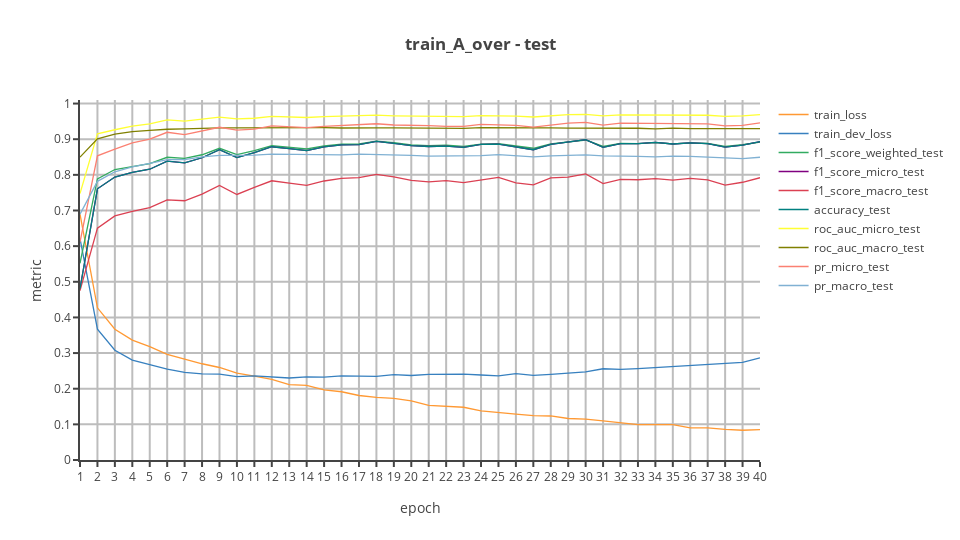
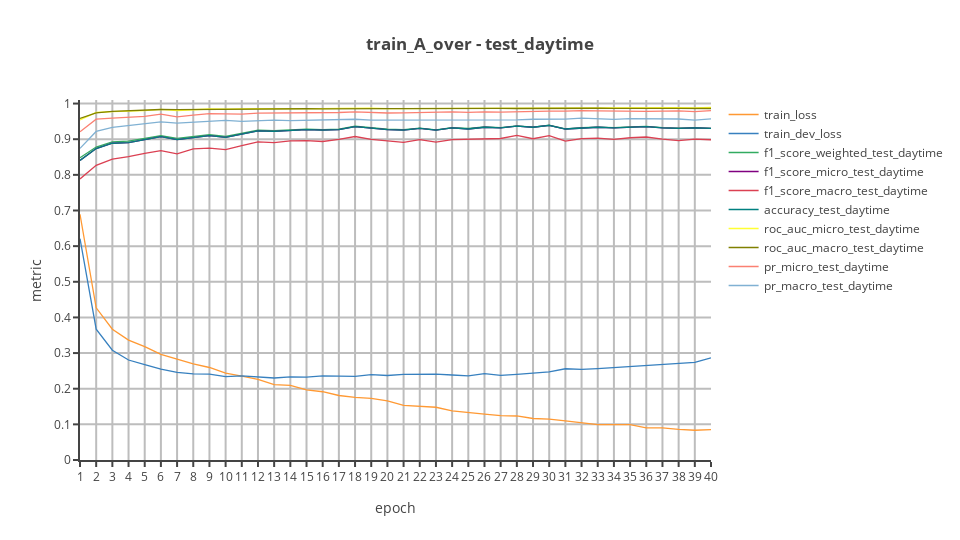
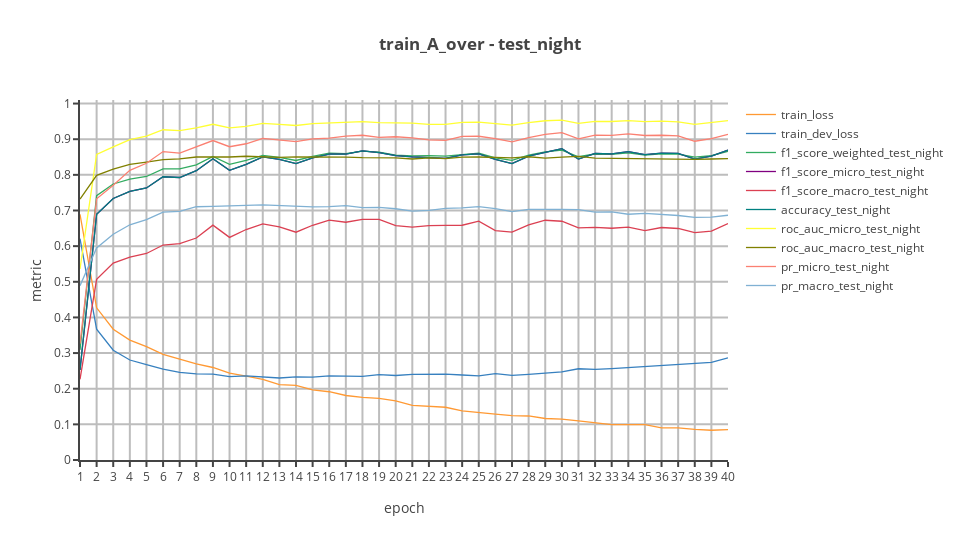
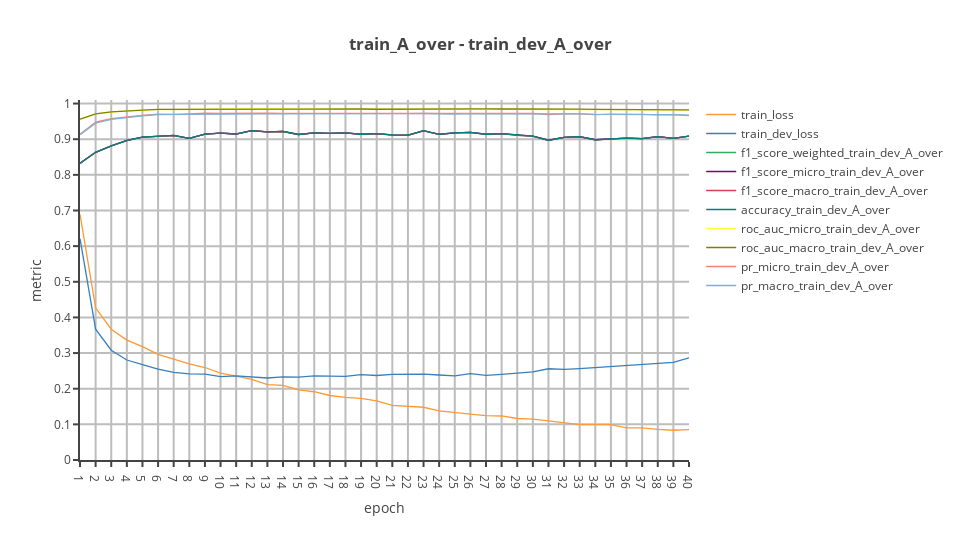

Notebook source saved alongside these figures, in order:
### Markdown cell above
### Interactive Plotly Plots ##

### Code cell
cf.go_offline(connected = True)
config = {
    "modeBarButtonsToRemove": ["sendDataToCloud"],
    "displaylogo": False
}

for data in df.data.unique():
    layout = {
        "title": "<b>" + plot_title + ' - ' + data + "<b>",
        "xaxis": {
            "title": "epoch",
            "showgrid": True,
            "showline": True,
            "linewidth": 2,
            "gridcolor": '#bdbdbd',
            "gridwidth": 2,
            "tickmode": 'linear',
            "ticks": 'outside',
            "tickwidth": 2,
            "tick0": 0,
            "dtick": 1,
        },
        "yaxis": {
            "title": "metric",
            "range": [0, 1.01],
            "showgrid": True,
            "showline": True,
            "linewidth": 2,
            "gridcolor": '#bdbdbd',
            "gridwidth": 2,
            "tickmode": 'linear',
            "ticks": 'outside',
            "tickwidth": 2,
             "tick0": 0,
            "dtick": 0.1,
        },  
        "width": 960,
        "height": 540
    }
    df_data = df.loc[df.data == data]
    df_data = df_data.drop(columns = ["data"])
    df_data = df_data.set_index("epoch", drop = True)
    df_data = df_data.add_suffix("_" + data)
    df_combined_data = df_combined.merge(df_data, on = "epoch")
    fig = df_combined_data.iplot(layout = layout, asFigure = True)
    py.offline.iplot(fig, show_link = False, config = config)
